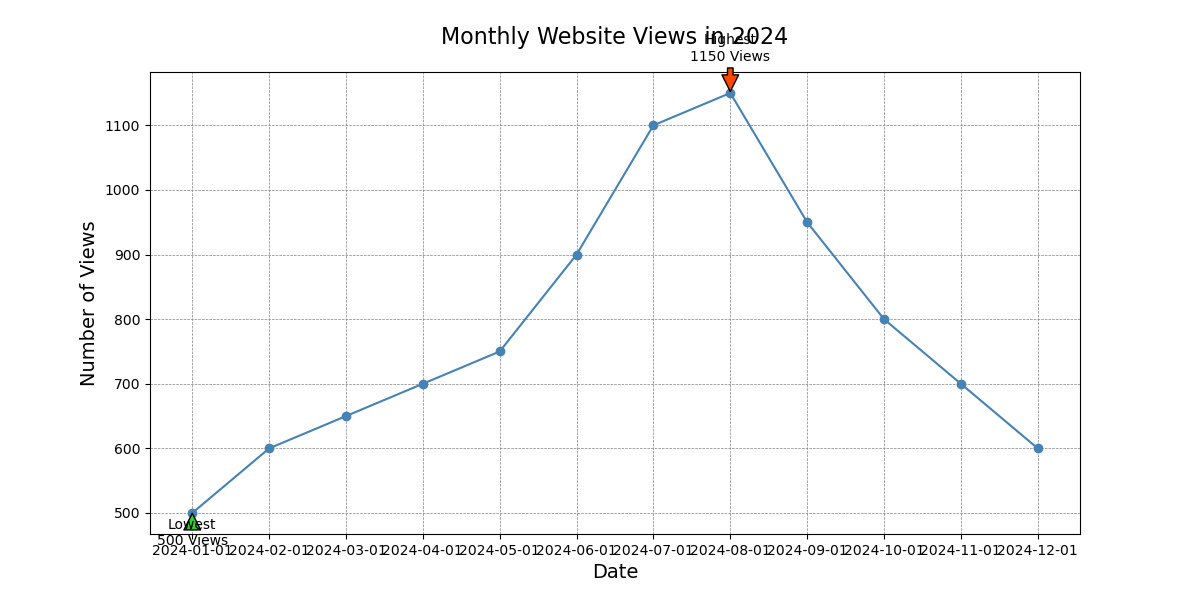

Write Python code to recreate this figure.

import matplotlib.pyplot as plt

# Data points
dates = ["2024-01-01", "2024-02-01", "2024-03-01", "2024-04-01", "2024-05-01",
         "2024-06-01", "2024-07-01", "2024-08-01", "2024-09-01", "2024-10-01",
         "2024-11-01", "2024-12-01"]
views = [500, 600, 650, 700, 750, 900, 1100, 1150, 950, 800, 700, 600]

# Creating the line chart
plt.figure(figsize=(12, 6))

plt.plot(dates, views, color="#4682B4", marker='o')

# Annotating the highest and lowest views
plt.annotate('Highest\n1150 Views', xy=("2024-08-01", 1150), xytext=("2024-08-01", 1200),
             arrowprops=dict(facecolor='#FF4500', shrink=0.05), ha='center')
plt.annotate('Lowest\n500 Views', xy=("2024-01-01", 500), xytext=("2024-01-01", 450),
             arrowprops=dict(facecolor='#32CD32', shrink=0.05), ha='center')

# Title and labels
plt.title("Monthly Website Views in 2024", fontsize=16, pad=20)
plt.xlabel("Date", fontsize=14)
plt.ylabel("Number of Views", fontsize=14)

# Customizing the grid
plt.grid(True, which='major', linestyle='--', linewidth=0.5, color='grey')

# Show the plot
plt.show()
